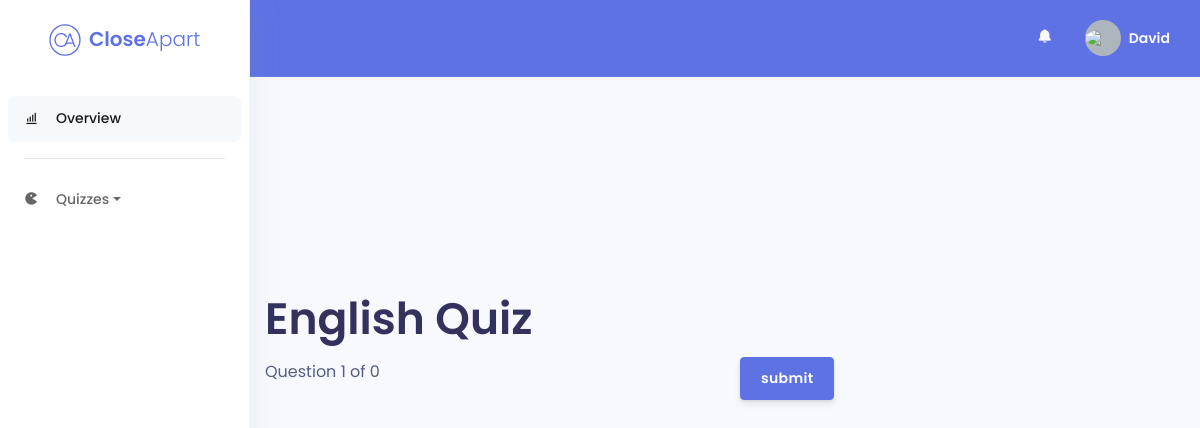
/quiz/english/question.php?n=1, run on an earlier commit of the app's database.
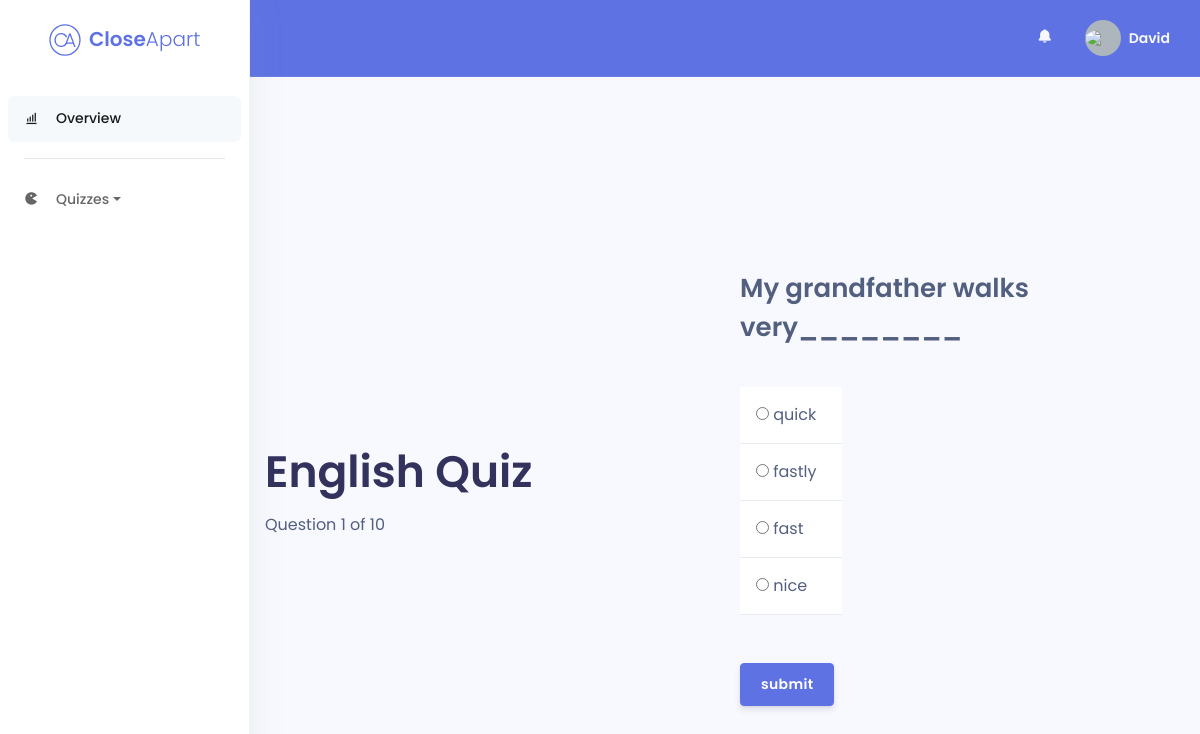
And on a later commit of the database.
### tables this page shows
CREATE TABLE IF NOT EXISTS EnglishQuestions (
question_number int(11) NOT NULL,
question text NOT NULL
);

CREATE TABLE IF NOT EXISTS EnglishChoices (
id int(11) NOT NULL,
question_number int(11) NOT NULL,
is_correct tinyint(4) NOT NULL DEFAULT '0',
choice text NOT NULL,
PRIMARY KEY (id));

### quiz/english/question.php (the view, shortened to what this page needs)
<?php include "database.php"; ?>
<?php
$number = (int) $_GET['n'];
$query = "select * from englishquestions";
$results = $mysqli->query($query) or die($mysqli->error . __LINE__);
$total = $results->num_rows;
$query = "select * from `englishquestions` where question_number = $number";
$result = $mysqli->query($query) or die($mysqli->error . __LINE__);
$question = $result->fetch_assoc();
$query = "select * from `englishchoices` where question_number = $number";
$choices = $mysqli->query($query) or die($mysqli->error . __LINE__);
?>
<!DOCTYPE html>
<html lang="en">
<head>
	<link href='https://unpkg.com/boxicons@2.0.7/css/boxicons.min.css' rel='stylesheet'>
	<link rel="stylesheet" href="../../assets/css/argon.min.css">
</head>
<body>
	<nav class="sidenav navbar navbar-vertical fixed-left navbar-expand-xs navbar-light bg-white" id="sidenav-main">
		<div class="scrollbar-inner">
			<div class="sidenav-header align-items-center">
				<a class="navbar-brand d-flex justify-content-center" href="../../index.php">
					<img src="../../assets/images/closeapart-logo-primary.svg" class="mr-2 brand-logo">
					<span class="font-weight-bold text-primary">Close</span><span class="font-weight-light text-primary">Apart</span>
				</a>
			</div>
			<div class="navbar-inner">
				<div class="collapse navbar-collapse" id="sidenav-collapse-main">
					<ul class="navbar-nav">
						<li class="nav-item">
							<a class="nav-link active" href="../../dashboard.php">
								<i class='bx bx-bar-chart-alt'></i>
								<span class="nav-link-text">Overview</span>
							</a>
						</li>
					</ul>
					<hr class="my-3">
					<ul class="navbar-nav">
						<li class="nav-item">
							<a class="nav-link dropdown-toggle" href="#" role="button" data-toggle="dropdown" aria-haspopup="true" aria-expanded="false">
								<i class='bx bxs-game'></i>
								<span class="nav-link-text">Quizzes</span>
							</a>
						</li>
					</ul>
				</div>
			</div>
		</div>
	</nav>
	<div class="main-content">
		<nav class="navbar navbar-top navbar-expand navbar-dark bg-primary border-bottom">
			<div class="container-fluid">
				<div class="collapse navbar-collapse" id="navbarSupportedContent">
					<ul class="navbar-nav align-items-center ml-auto">
						<li class="nav-item dropdown">
							<a class="nav-link" href="#" role="button" data-toggle="dropdown" aria-haspopup="true" aria-expanded="false">
								<i class='bx bxs-bell'></i>
							</a>
						</li>
					</ul>
					<ul class="navbar-nav align-items-center">
						<li class="nav-item dropdown">
							<a class="nav-link pr-0" href="#" role="button" data-toggle="dropdown" aria-haspopup="true" aria-expanded="false">
								<div class="media align-items-center">
									<span class="avatar avatar-sm rounded-circle">
										<img src='https://avataaars.io/?avatarStyle=Transparent&topType=ShortHairShortRound&accessoriesType=Blank&hairColor=Auburn&facialHairType=Blank&clotheType=GraphicShirt&clotheColor=White&graphicType=Deer&eyeType=Happy&eyebrowType=RaisedExcitedNatural&mouthType=Smile&skinColor=Pale' />
									</span>
									<div class="media-body  ml-2  d-none d-lg-block">
										<span class="mb-0 text-sm  font-weight-bold">David</span>
									</div>
								</div>
							</a>
						</li>
					</ul>
				</div>
			</div>
		</nav>
		<div class="container my-5 py-5">
			<div class="row flex-md-column flex-lg-row justify-content-center align-items-center my-5 py-5">
				<div class="col-md-6 col-sm-12">
					<h1 class="display-2">English Quiz</h1>
					<div class="current">Question <?php echo $number; ?> of <?php echo $total; ?></div>
				</div>
				<div class="col-md-6 col-sm-12">
					<p class="question display-4">
						<?php echo $question['question'] ?>
					</p>
					<div class="d-flex align-items-center">
						<form method="post" action="process.php">
							<ul class="list-group list-group-flush my-4">
								<?php while ($row = $choices->fetch_assoc()) : ?>
									<li class="list-group-item"><input name="choice" type="radio" value="<?php echo $row['id']; ?>" />
										<?php echo $row['choice']; ?>
									</li>
								<?php endwhile; ?>
							</ul>
							<input type="submit" value="submit" class="btn btn-primary mt-4" />
						</form>
					</div>
				</div>
			</div>
		</div>
</body>
</html>

What changed in the data, as far as the page shows it:
added englishquestions: question "My grandfather walks very________"
added englishchoices: choice "quick"
added englishchoices: choice "fastly"
added englishchoices: choice "fast"
added englishchoices: choice "nice"
Also different on the page:
$total: "0" → "10"
